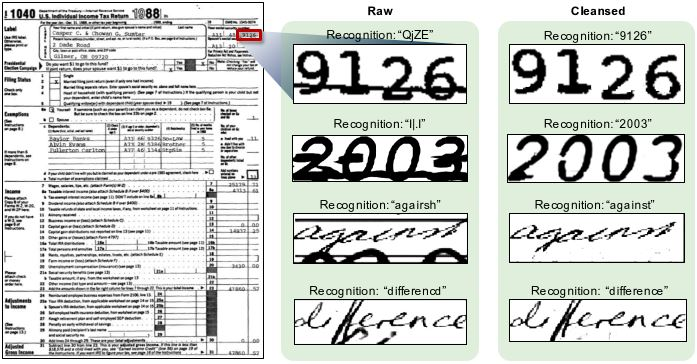
#> input picture example.JPG, 697 x 364 px; its folder holds only this picture in this run
$ python -i utils_preprocess.py   (imports and definitions only)
#> lines starting #> are read from the running program, lines starting #| are printed output that depends on the picture
#> further down, picture is the input picture: shape (364, 697, 3); mean B, G, R 204.8, 209, 205.5
import os
from os.path import join, basename, dirname
from numpy.random import choice, normal, rand, randint
from PIL import Image
import numpy as np
import cv2
from functools import reduce
import os
import sys
from matplotlib.pyplot import plot, imshow, show, colorbar
from glob import glob
home = os.environ['HOME']

htrAssetsRoot = join(home, 'datasets', 'htr_assets')
crowdRoot = join(htrAssetsRoot, 'crowdsource')
processedRoot = join(crowdRoot, 'processed')
patchBoxesRoot = join(htrAssetsRoot, 'cropped_patches', 'nw_boxes-3')
patchHorizRoot = join(htrAssetsRoot, 'cropped_patches', 'nw_horizontal-2')
patchBoxesFiles = glob(join(patchBoxesRoot, '*.jpg'))
patchHorizFiles = glob(join(patchHorizRoot, '*.jpg'))
testsetRoot = join(htrAssetsRoot, 'nw_im_crop_curated')

def clean_lines(img, threshold=.23):
  '''use hough transnform to remove lines from the ey dataset'''
#> called with threshold = 0.23
  img_copy = img.copy()
  if len(img.shape) > 2:
    gray = cv2.cvtColor(img_copy, cv2.COLOR_BGR2GRAY)
  else:
    gray = img_copy.copy()
  largerDim = np.max(gray.shape)
#> largerDim = 697
  origShape = gray.shape
#> origShape = (364, 697)
  sqrShape = [largerDim, largerDim]
#> sqrShape = [697, 697]

  # image preprocessing for the hough transform
  gray = cv2.resize(gray,
                    (largerDim, largerDim))  # resize to be square so that votes for both horz and vert lines are equal
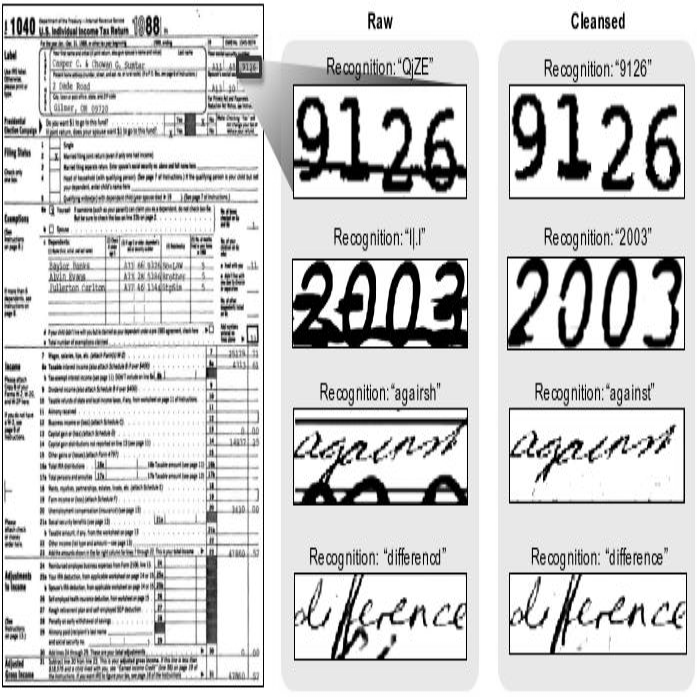
#> gray: shape (697, 697); min 0, max 255, mean 207.3
  gray = cv2.GaussianBlur(gray, (5, 5), 0)
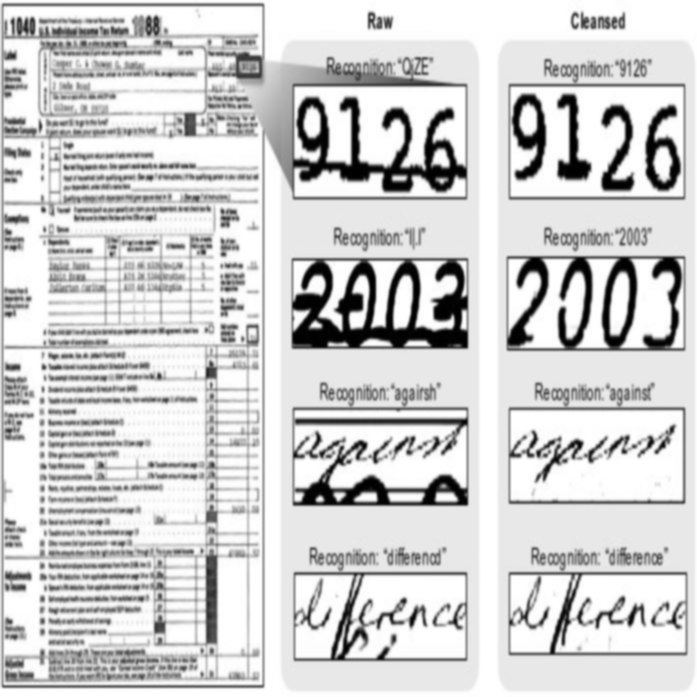
#> gray: shape (697, 697); min 0, max 255, mean 207.3
  edges = cv2.Canny(gray, 50, 150, apertureSize=3)  # edge detection
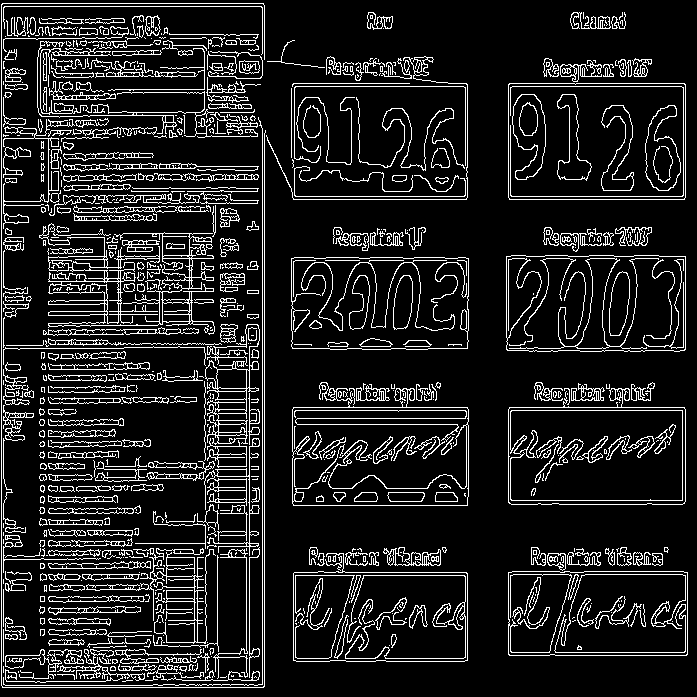
#> edges: shape (697, 697); 12.5% white in thin lines or dots
  # Image.fromarray(edges).show() # debug

  # apply hough transform
  width = edges.shape[0]
#> width = 697
  thresholdPix = int(threshold * width)  # threshold is percentage of full image width expected to get votes
#> thresholdPix = 160
  lines = cv2.HoughLines(edges, 1, 1 * np.pi / 180, threshold=thresholdPix)
#> lines = 506 rows, first 8: [1, 0], [262, 0], [264, 0], [3, 0], [199, 1.57], [196, 1.57], [249, 0], [685, 0]

  # loop over detected lines in hough space and convert to euclidean
  for rho, theta in np.squeeze(lines):
    # leverage the fact that we know the lines occur at the borders of the image and are horz or vert
    conditionTheta = (abs(180 / np.pi * theta - 0) < 3) | \
                     (abs(180 / np.pi * theta - 90) < 3) | \
                     (abs(180 / np.pi * theta - 180) < 3) | \
                     (abs(180 / np.pi * theta - 270) < 3) | \
                     (abs(180 / np.pi * theta - 360) < 3)
    conditionRho = (abs(180 / np.pi * theta - 0) < 3) & (abs(rho - 0) < .07 * width) | \
                   (abs(180 / np.pi * theta - 0) < 3) & (abs(rho - width) < .07 * width) | \
                   (abs(180 / np.pi * theta - 0) < 3) & (abs(rho + width) < .07 * width) | \
                   (abs(180 / np.pi * theta - 180) < 3) & (abs(rho - 0) < .07 * width) | \
                   (abs(180 / np.pi * theta - 180) < 3) & (abs(rho - width) < .07 * width) | \
                   (abs(180 / np.pi * theta - 180) < 3) & (abs(rho + width) < .07 * width) | \
                   (abs(180 / np.pi * theta - 90) < 3) & (abs(rho - 0) < .2 * width) | \
                   (abs(180 / np.pi * theta - 90) < 3) & (abs(rho - width) < .2 * width) | \
                   (abs(180 / np.pi * theta - 90) < 3) & (abs(rho + width) < .2 * width)
    # draw the lines
    if conditionTheta & conditionRho:
      # plot( rho, theta, 'or' , markersize=4) # debug
      a = np.cos(theta)
      b = np.sin(theta)
      x0 = a * rho
      y0 = b * rho
      x1 = int(x0 + 1000 * (-b))
      y1 = int(y0 + 1000 * (a))
      x2 = int(x0 - 1000 * (-b))
      y2 = int(y0 - 1000 * (a))
      # scale back to original image size
      x1 = int(x1 * origShape[1] / sqrShape[1])
      x2 = int(x2 * origShape[1] / sqrShape[1])
      y1 = int(y1 * origShape[0] / sqrShape[0])
      y2 = int(y2 * origShape[0] / sqrShape[0])
      cv2.line(img_copy, (x1, y1), (x2, y2), (255, 255, 255), thickness=14)
    else:
      # plot( rho, theta, '.b' , markersize=4) # debug
      pass
#> this loop made 506 passes
#> (rho, theta, conditionTheta, conditionRho, a, b, x0, y0) on passes 1, 4, 8, 9, 14, 16, 17, 19, 22, 23, 24, 30: (1, 0, True, True, 1, 0, 1, 0), (3, 0, True, True, 1, 0, 3, 0), (685, 0, True, True, 1, 0, 685, 0), (86, 1.57, True, True, -4.37e-08, 1, -3.76e-06, 86), (83, 1.57, True, True, -4.37e-08, 1, -3.63e-06, 83), (48, 0, True, True, 1, 0, 48, 0), (655, 1.57, True, True, -4.37e-08, 1, -2.86e-05, 655), (574, 1.57, True, True, -4.37e-08, 1, -2.51e-05, 574), (3, 1.57, True, True, -4.37e-08, 1, -1.31e-07, 3), (687, 1.57, True, True, -4.37e-08, 1, -3e-05, 687), (6, 1.57, True, True, -4.37e-08, 1, -2.62e-07, 6), (658, 1.57, True, True, -4.37e-08, 1, -2.88e-05, 658)
#> (conditionTheta, conditionRho, a, b, x0, y0, x1, y1) on passes 63, 64, 70, 77, 86, 87: (True, True, 0.0175, 1, 11.59, 663.9, -988, 355), (True, True, -4.37e-08, 1, -2.72e-05, 623, -1000, 324), (True, True, -1, 0.0175, 44.99, -0.785, 27, -522), (True, True, 0.0175, 1, 10.12, 579.9, -989, 311), (True, True, -4.37e-08, 1, -2.68e-05, 612, -1000, 319), (True, True, -0.999, 0.0349, 41.97, -1.47, 7, -522)
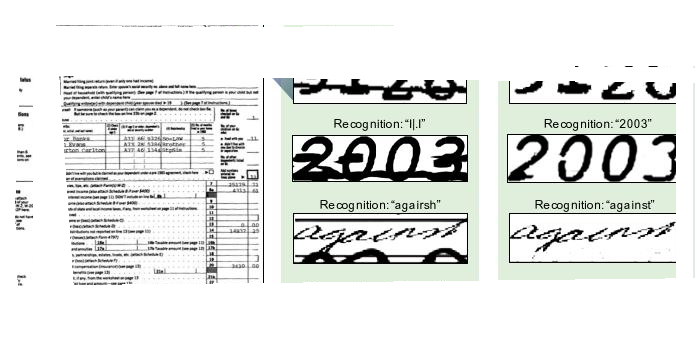
#> img_copy: shape (364, 697, 3); mean B, G, R 227.5, 229.9, 228
  return img_copy


# [43 lines left out: function tight_crop, not called in this run]


def center_pad(img, pad):
  '''center crop the image by defining the amoiunt of negative padding to shrink'''
  return img[pad:-pad, pad:-pad]

# [22 lines left out: functions add_artifacts, img_normalize, not called in this run]


# [18 lines not run here, left out]


def horizontal_stretch(img, minFactor, maxFactor):
  '''randomly stretch image horizontally by amount uniformly between minFactor and maxFactor'''
  return cv2.resize(img, (int(img.shape[1] * np.random.uniform(minFactor, maxFactor)), img.shape[0]))


# [94 lines left out: functions target_aspect_pad, keep_aspect_pad, remove_background, merge_patch, merge_patch_box_random, merge_patch_horiz_random, not called in this run]


# [12 lines not run here, left out]

>>> import cv2
>>> picture = cv2.imread('../../../example.JPG')
>>> result = clean_lines(picture)

$ run again, on Recognition_IRS_Set.JPG
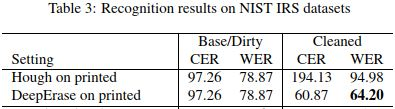
#> input picture Recognition_IRS_Set.JPG, 395 x 109 px
#> picture is the input picture: shape (109, 395, 3); mean B, G, R 227.9, 228.5, 228.2
#> in clean_lines, `edges = cv2.Canny(gray, 50, 150, apertureSize=3)`:
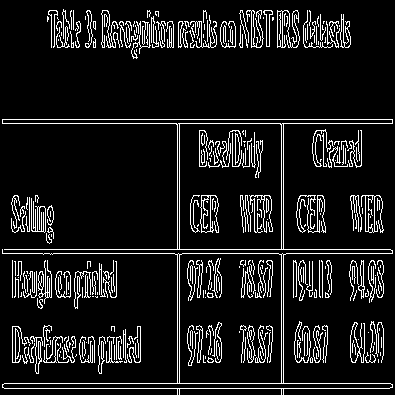
#> edges: shape (395, 395); 10.4% white in thin lines or dots
#> lines = 170 rows, first 8: [119, 1.57], [123, 1.57], [249, 1.57], [383, 1.57], [388, 1.57], [253, 1.57], [179, 0], [283, 0]
#> the loop in clean_lines, `for rho, theta in np.squeeze(lines):` made 170 passes
#> (rho, theta, conditionTheta, conditionRho, a, b, x0, y0) on passes 4, 5, 11, 12, 16, 22, 25, 28: (383, 1.57, True, True, -4.37e-08, 1, -1.67e-05, 383), (388, 1.57, True, True, -4.37e-08, 1, -1.7e-05, 388), (46, 1.57, True, True, -4.37e-08, 1, -2.01e-06, 46), (362, 1.57, True, True, -4.37e-08, 1, -1.58e-05, 362), (21, 1.57, True, True, -4.37e-08, 1, -9.18e-07, 21), (337, 1.57, True, True, -4.37e-08, 1, -1.47e-05, 337), (382, 1.59, True, True, -0.0175, 1, -6.67, 381.9), (389, 1.55, True, True, 0.0175, 1, 6.79, 388.9)
#> after the loop in clean_lines, `for rho, theta in np.squeeze(lines):`:
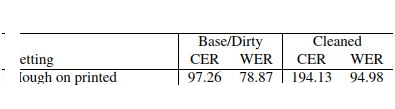
#> img_copy: shape (109, 395, 3); mean B, G, R 240.9, 241.2, 241

$ run again, on Recognition_Validation_Set.JPG
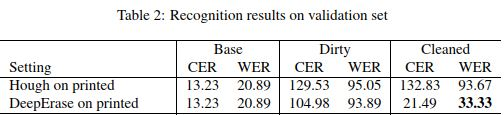
#> input picture Recognition_Validation_Set.JPG, 504 x 115 px
#> picture is the input picture: shape (115, 504, 3); mean B, G, R 230.9, 231.5, 231.2
#> in clean_lines, `edges = cv2.Canny(gray, 50, 150, apertureSize=3)`:
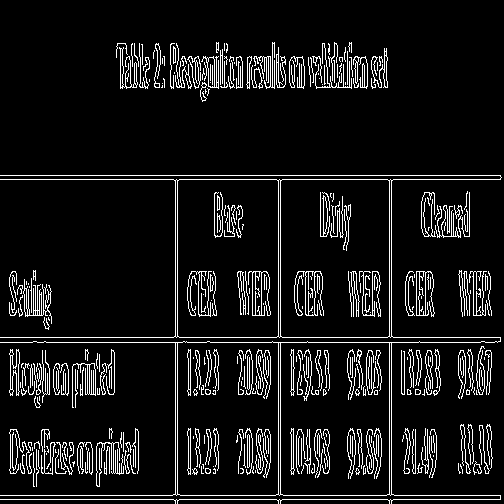
#> edges: shape (504, 504); 8.9% white in thin lines or dots
#> lines = 73 rows, first 8: [175, 1.57], [179, 1.57], [337, 1.57], [499, 1.57], [495, 1.57], [342, 1.57], [278, 0], [175, 0]
#> the loop in clean_lines, `for rho, theta in np.squeeze(lines):` made 73 passes
#> (rho, theta, conditionTheta, conditionRho, a, b, x0, y0) on passes 4, 5, 13, 15, 22, 24, 27, 29: (499, 1.57, True, True, -4.37e-08, 1, -2.18e-05, 499), (495, 1.57, True, True, -4.37e-08, 1, -2.16e-05, 495), (87, 1.57, True, True, -4.37e-08, 1, -3.8e-06, 87), (473, 1.57, True, True, -4.37e-08, 1, -2.07e-05, 473), (57, 1.57, True, True, -4.37e-08, 1, -2.49e-06, 57), (442, 1.57, True, True, -4.37e-08, 1, -1.93e-05, 442), (469, 0, True, True, 1, 0, 469, 0), (468, 1.57, True, True, -4.37e-08, 1, -2.05e-05, 468)
#> after the loop in clean_lines, `for rho, theta in np.squeeze(lines):`:
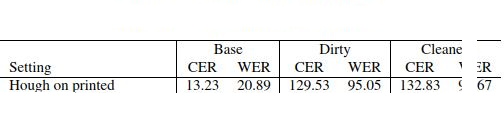
#> img_copy: shape (115, 504, 3); mean B, G, R 241.7, 242, 241.8

$ run again, on Segmentation_Accuracy.JPG
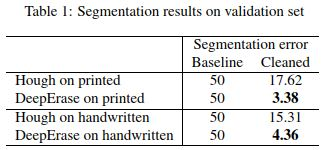
#> input picture Segmentation_Accuracy.JPG, 323 x 150 px
#> picture is the input picture: shape (150, 323, 3); mean B, G, R 229.5, 230.1, 229.8
#> in clean_lines, `edges = cv2.Canny(gray, 50, 150, apertureSize=3)`:
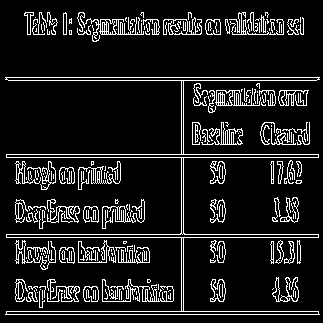
#> edges: shape (323, 323); 11.3% white in thin lines or dots
#> lines = 213 rows, first 8: [77, 1.57], [314, 1.57], [154, 1.57], [157, 1.57], [237, 1.57], [311, 1.57], [234, 1.57], [80, 1.57]
#> the loop in clean_lines, `for rho, theta in np.squeeze(lines):` made 213 passes
#> (rho, theta, conditionTheta, conditionRho, a, b, x0, y0) on passes 2, 6, 11, 12, 13, 14, 19, 22: (314, 1.57, True, True, -4.37e-08, 1, -1.37e-05, 314), (311, 1.57, True, True, -4.37e-08, 1, -1.36e-05, 311), (34, 1.57, True, True, -4.37e-08, 1, -1.49e-06, 34), (19, 1.57, True, True, -4.37e-08, 1, -8.31e-07, 19), (301, 1.57, True, True, -4.37e-08, 1, -1.32e-05, 301), (262, 1.57, True, True, -4.37e-08, 1, -1.15e-05, 262), (310, 1.59, True, True, -0.0175, 1, -5.41, 310), (29, 1.59, True, True, -0.0175, 1, -0.506, 29)
#> after the loop in clean_lines, `for rho, theta in np.squeeze(lines):`:
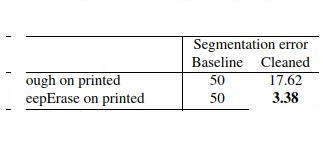
#> img_copy: shape (150, 323, 3); mean B, G, R 242.2, 242.4, 242.3
